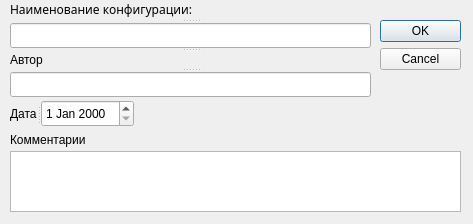
<ui version="4.0" >
 <class>configInfo</class>
 <widget class="QDialog" name="configInfo" >
  <property name="geometry" >
   <rect>
    <x>0</x>
    <y>0</y>
    <width>473</width>
    <height>224</height>
   </rect>
  </property>
  <property name="windowTitle" >
   <string>Свойство конфигурации</string>
  </property>
  <widget class="QDialogButtonBox" name="buttonBox" >
   <property name="geometry" >
    <rect>
     <x>380</x>
     <y>20</y>
     <width>81</width>
     <height>61</height>
    </rect>
   </property>
   <property name="orientation" >
    <enum>Qt::Vertical</enum>
   </property>
   <property name="standardButtons" >
    <set>QDialogButtonBox::Cancel|QDialogButtonBox::Ok</set>
   </property>
  </widget>
  <widget class="QLabel" name="label_4" >
   <property name="geometry" >
    <rect>
     <x>10</x>
     <y>131</y>
     <width>451</width>
     <height>17</height>
    </rect>
   </property>
   <property name="text" >
    <string>Комментарии</string>
   </property>
  </widget>
  <widget class="QTextEdit" name="commentEdit" >
   <property name="geometry" >
    <rect>
     <x>10</x>
     <y>151</y>
     <width>451</width>
     <height>61</height>
    </rect>
   </property>
  </widget>
  <widget class="QSplitter" name="splitter" >
   <property name="geometry" >
    <rect>
     <x>10</x>
     <y>100</y>
     <width>124</width>
     <height>27</height>
    </rect>
   </property>
   <property name="orientation" >
    <enum>Qt::Horizontal</enum>
   </property>
   <widget class="QLabel" name="label_3" >
    <property name="text" >
     <string>Дата</string>
    </property>
   </widget>
   <widget class="QDateEdit" name="dateEdit" />
  </widget>
  <widget class="QSplitter" name="splitter_2" >
   <property name="geometry" >
    <rect>
     <x>10</x>
     <y>0</y>
     <width>361</width>
     <height>97</height>
    </rect>
   </property>
   <property name="orientation" >
    <enum>Qt::Vertical</enum>
   </property>
   <widget class="QLabel" name="label" >
    <property name="font" >
     <font>
      <family>Arial KOI-8</family>
      <weight>50</weight>
      <italic>false</italic>
      <bold>false</bold>
      <underline>false</underline>
      <strikeout>false</strikeout>
      <stylestrategy>PreferDefault</stylestrategy>
      <kerning>false</kerning>
     </font>
    </property>
    <property name="text" >
     <string>Наименование конфигурации:</string>
    </property>
   </widget>
   <widget class="QLineEdit" name="editInfo" />
   <widget class="QLabel" name="label_2" >
    <property name="text" >
     <string>Автор</string>
    </property>
   </widget>
   <widget class="QLineEdit" name="autorEdit" />
  </widget>
 </widget>
 <resources/>
 <connections>
  <connection>
   <sender>buttonBox</sender>
   <signal>accepted()</signal>
   <receiver>configInfo</receiver>
   <slot>accept()</slot>
   <hints>
    <hint type="sourcelabel" >
     <x>248</x>
     <y>254</y>
    </hint>
    <hint type="destinationlabel" >
     <x>157</x>
     <y>274</y>
    </hint>
   </hints>
  </connection>
  <connection>
   <sender>buttonBox</sender>
   <signal>rejected()</signal>
   <receiver>configInfo</receiver>
   <slot>reject()</slot>
   <hints>
    <hint type="sourcelabel" >
     <x>316</x>
     <y>260</y>
    </hint>
    <hint type="destinationlabel" >
     <x>286</x>
     <y>274</y>
    </hint>
   </hints>
  </connection>
 </connections>
</ui>
